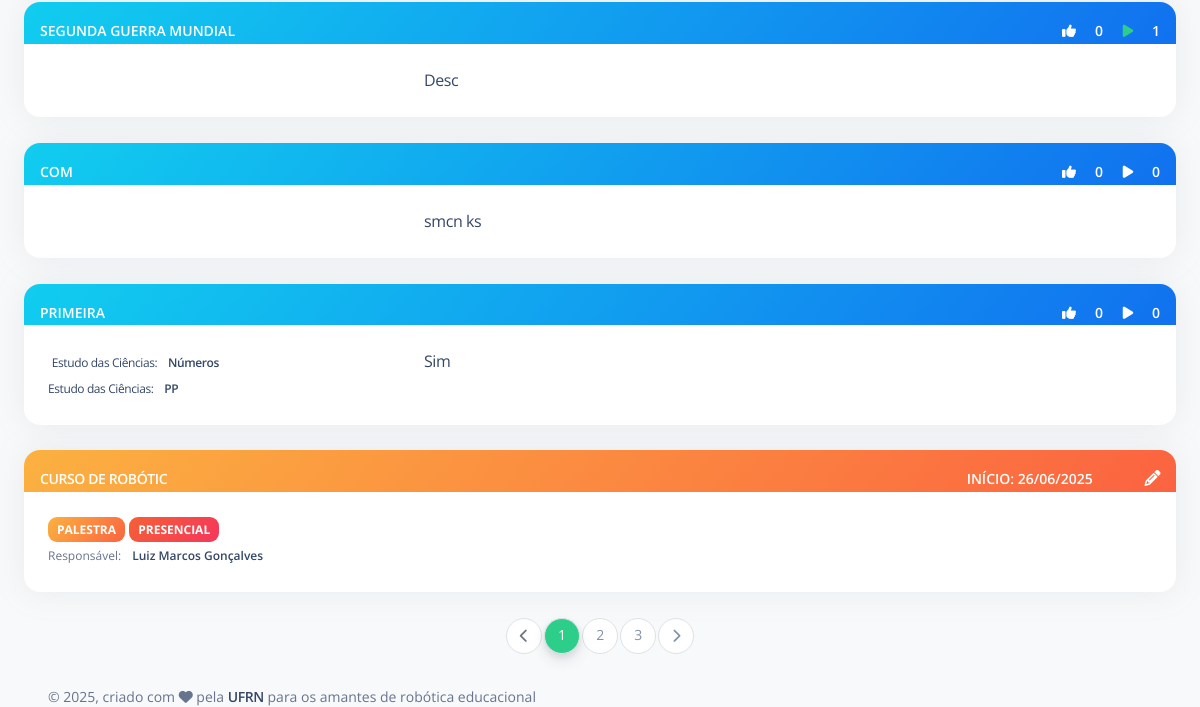
The app's page /buscar/ (signed in, lower part), older data.
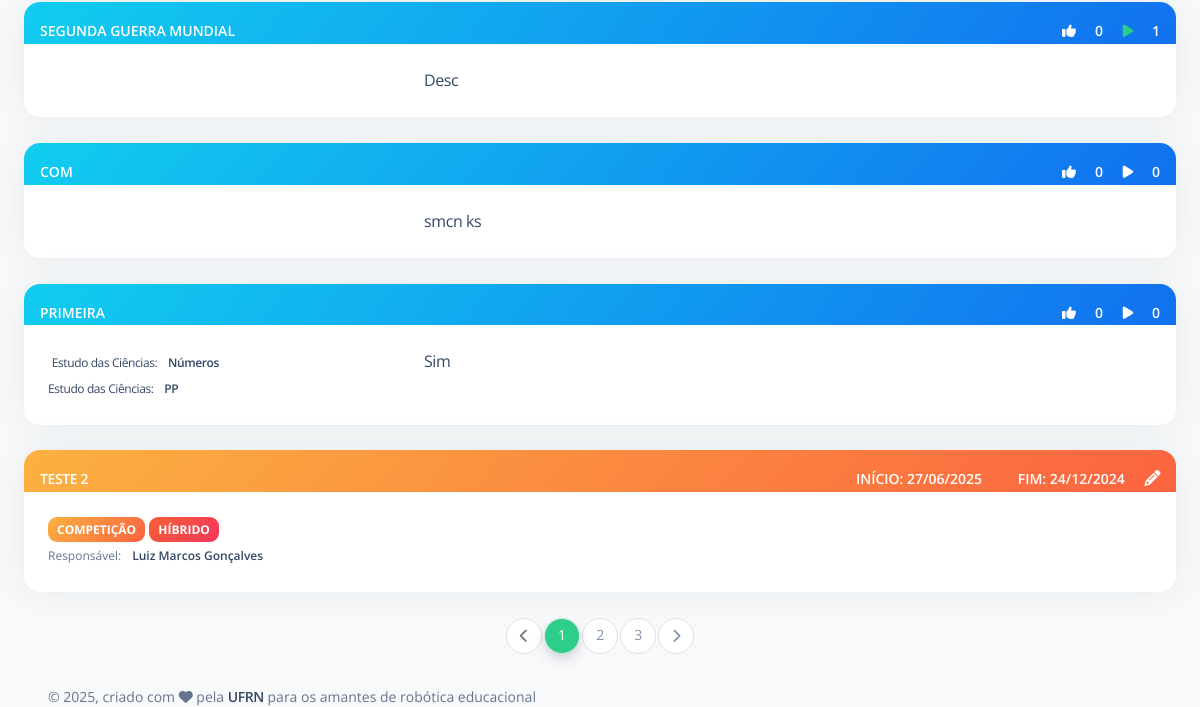
The same page, newer data.
### PlanoAula/models.py (models this page shows, shortened)
class PlanoAula(models.Model):
    criador = models.ForeignKey(Usuario, on_delete=models.RESTRICT,null=True, verbose_name="Responsável", related_name="planos_criados")
    data_criacao = models.DateTimeField(default=timezone.now, verbose_name="Data de criação")
    titulo = models.CharField(max_length=200, verbose_name="Título", blank=False, null=False)
    contextualizacao = models.TextField(verbose_name="Contextualização", blank=False, null=False)
    descricao_atividade = models.TextField(verbose_name="Descrição da atividade", blank=False, null=False)
    avaliacao = models.TextField(verbose_name="Critérios de avaliação", blank=True, null=True)
    conteudos = models.ManyToManyField(Conteudo, related_name="planos_de_aula", verbose_name="Conteúdos")
    robo_equipamento = models.CharField(max_length=200, blank=True, null=True, verbose_name="Equipamento")
    robo_descricao = models.TextField(blank=True, null=True, verbose_name="Descrição do robô")
    robo_link = models.TextField(verbose_name="Links", blank=True, null=True)
    nivel_dificuldade_montagem = models.CharField(max_length=13, choices=NIVEL_DIFICULDADE, blank=True, null=True, verbose_name="Nível de dificuldade da montagem")
    prog_linguagem = models.CharField(max_length=200, blank=True, null=True, verbose_name="Linguagem de programação")
    prog_descricao = models.TextField(blank=True, null=True, verbose_name="Descrição da programação")
    prog_link = models.TextField(verbose_name="Links", blank=True, null=True)
    prog_codigos = models.FileField(upload_to=diretorio_plano_aula, blank=True, null=True, verbose_name="Códigos")
    nivel_dificuldade_programacao = models.CharField(max_length=13, choices=NIVEL_DIFICULDADE, blank=True, null=True, verbose_name="Nível de dificuldade da programação")
    robo_pdf = models.FileField(upload_to=diretorio_plano_aula, blank=True, null=True, verbose_name="Manual de montagem do robô")
    status = models.BooleanField(default=True)
    class Meta:
        ordering = ['titulo']
        verbose_name = "Plano de aula"
        verbose_name_plural = "Planos de aula"

### Disciplina/models.py (models this page shows, shortened)
class Conteudo(models.Model):
    nome = models.CharField(max_length=200, verbose_name="Nome")
    disciplina = models.ForeignKey(Disciplina, on_delete=models.RESTRICT, related_name="conteudos", verbose_name="Disciplina")
    status = models.CharField(max_length=7, choices=STATUS, default='Ativo')
    class Meta:
        ordering = ['disciplina', 'nome']
        verbose_name = "Conteúdo"
        verbose_name_plural = "Conteúdos"
        constraints = [
            models.UniqueConstraint(fields=['nome', 'disciplina'], name='unique_conteudo_por_disciplina')
        ]

class Disciplina(models.Model):
    nome = models.CharField(unique=True, max_length=200, verbose_name="Nome")
    status = models.CharField(max_length=7, choices=STATUS, default='Ativo')
    def __str__(self):
        return self.nome
    class Meta:
        ordering = ['nome']
        verbose_name = "Disciplina"
        verbose_name_plural = "Disciplinas"

### Acoes/models.py (models this page shows, shortened)
class Acoes(models.Model):
    titulo = models.CharField(max_length=500, verbose_name="Título")
    tipo = models.CharField(max_length=10, choices=TIPO, default='Competição')
    formato = models.CharField(max_length=10, choices=FORMATO, default="Híbrido")
    site = models.URLField(null=True, blank = True, verbose_name="Site")
    link_de_acesso = models.URLField(null=True, blank = True, verbose_name="Link de acesso")
    data_inicio = models.DateField(default = date.today, verbose_name = "Data de início")
    data_fim = models.DateField(null=True, blank = True, verbose_name = "Data de fim")
    local = models.CharField(max_length=200, null=True, blank=True, verbose_name="Local")
    descricao = models.TextField(null=True, blank=True,verbose_name="Descrição")
    responsavel = models.ForeignKey(Usuario, on_delete=models.RESTRICT,verbose_name="Responsável",related_name='acoes_cadastradas')
    status = models.BooleanField(default=True, verbose_name = "Está em execução")
    deletada = models.BooleanField(default=False, verbose_name = "Deletado")
    class Meta:
        ordering = ['-data_inicio', '-data_fim', 'titulo']
        verbose_name = "Ação"
        verbose_name_plural = "Ações"

### rap/views.py (the view)
# urls.py: path('buscar/', views.buscar, name='buscar'),
def buscar(request):
    termo = request.GET.get('q', '')
    planos = PlanoAula.objects.filter(
        Q(titulo__icontains=termo) |
        Q(conteudos__nome__icontains=termo) |
        Q(conteudos__disciplina__nome__icontains=termo)
    ).distinct()
    acoes = Acoes.objects.filter(
        Q(titulo__icontains=termo) |
        Q(local__icontains=termo)
    ).distinct()
    usuarios = Usuario.objects.filter(
        Q(first_name__icontains=termo) |
        Q(last_name__icontains=termo)
    ).distinct()
    resultados = []
    for p in planos:
        resultados.append({'tipo': 'plano', 'obj': p})
    for a in acoes:
        resultados.append({'tipo': 'acao', 'obj': a})
    for u in usuarios:
        resultados.append({'tipo': 'usuario', 'obj': u})
    paginator = Paginator(resultados, 10)
    page_number = request.GET.get('page')
    page_obj = paginator.get_page(page_number)
    context = {
        'page_obj': page_obj,
        'termo': termo
    }
    return render(request, 'base/busca.html', context)

### templates/Base/busca.html (shortened to what this page needs)
{% extends 'Base/base.html' %}
{% load static %}
{% load pagination_tags %}
{% load attribute_tags %}
{% load widget_tweaks %}
{% load bootstrap5 %}
{% load string_tags %}
{% load crispy_forms_tags %}
{% block conteudo %}
<br>
<div id="resultado_busca">
    {% for item in page_obj %}
        {% if item.tipo == 'plano' %}
            <div class="card" id="card_plano_aula_{{item.obj.id}}">
                <div class="card-header bg-gradient-info pb-0 p-3">
                    <span class="text-sm mb-0 text-uppercase text-white font-weight-bold">{{item.obj.titulo}}</span>
                    <div class="float-end">
                        <span class="text-sm mb-0 text-uppercase text-white font-weight-bold">
                            {% if item.obj.likes.all|encontrar_usuario_lista:user.id %}
                                <a onclick="marcar_favorito({{item.obj.id}}, {{user.id}}, '{{tipo}}')">
                                    <i class="fas fa-thumbs-up px-3" id="icon_thumbs_up_{{item.obj.id}}"
                                    style="color: var(--bs-success);"></i>
                                </a>
                            {% else %}
                                <a onclick="marcar_favorito({{item.obj.id}}, {{user.id}}, '{{tipo}}')">
                                    <i class="fas fa-thumbs-up px-3" id="icon_thumbs_up_{{item.obj.id}}"
                                    style="color: white;"></i>
                                </a>
                            {% endif %}
                            <span class="text-sm mb-0 text-uppercase text-white font-weight-bold" id="contador_thumbs_up_{{item.obj.id}}">{{ item.obj.likes.count }}</span>
                        </span>
                        <span class="text-sm mb-0 text-uppercase text-white font-weight-bold">
                            {% if item.obj.execucoes.all|encontrar_usuario_lista:user.id %}
                                <a onclick="marcar_executado({{item.obj.id}}, {{user.id}}, '{{tipo}}')">
                                    <i class="fas fa-play px-3" id="icon_play_{{item.obj.id}}"
                                    style="color: var(--bs-success);"></i>
                                </a>
                            {% else %}
                                <a onclick="marcar_executado({{item.obj.id}}, {{user.id}}, '{{tipo}}')">
                                    <i class="fas fa-play px-3" id="icon_play_{{item.obj.id}}"
                                    style="color: white;"></i>
                                </a>
                            {% endif %}
                            <span class="text-sm mb-0 text-uppercase text-white font-weight-bold" id="contador_play_{{item.obj.id}}">{{ item.obj.execucoes.count }}</span>
                        </span>
                    </div>
                </div>
                <a href="{% url 'plano_aula:detalhes' pk=item.obj.pk %}">
                    <div class="card-body row">
                        <div class="col-4">
                            {% for conteudo in item.obj.conteudos.all %}
                                <span class="mb-2 text-xs">{{conteudo.disciplina}}:
                                    <span class="text-dark font-weight-bold ms-sm-2">{{conteudo.nome}}</span>
                                </span>
                                <br>
                            {% endfor %}
                        </div>
                        <div class="col-8">
                            <div class="overflow-auto">
                                {% if item.obj.descricao_atividade|length > 600 %}
                                    {{ item.obj.descricao_atividade|slice:":600" }}...
                                {% else %}
                                    {{ item.obj.descricao_atividade }}
                                {% endif %}
                            </div>
                        </div>
                    </div>
                </a>
            </div>
            <br>
        {% elif item.tipo == 'acao' %}
            <div class="card">
                {% if item.obj.data_fim is not None and todays_date > item.obj.data_fim|date:"Y-m-d" or item.obj.status is False %}
                    <div id="card_header_informacoes" class="card-header bg-gradient-secondary pb-0 p-3">
                {% else %}
                    <div id="card_header_informacoes" class="card-header bg-gradient-warning pb-0 p-3">
                {% endif %}
                    <span class="text-sm mb-0 text-uppercase text-white font-weight-bold">
                        <a href="{% url 'acoes:detalhes' pk=item.obj.pk %}" class="text-white">
                            {{item.obj.titulo}}
                        </a>
                    </span>
                    <div class="float-end">
                        <span class="text-sm mb-0 text-uppercase text-white font-weight-bold px-3">
                            Início: {{ item.obj.data_inicio|date:"d/m/Y" }}
                        </span>
                        <span class="text-sm mb-0 text-uppercase text-white font-weight-bold px-3">
                            {% if item.obj.data_fim is not None %}
                                Fim: {{ item.obj.data_fim|date:"d/m/Y" }}
                            {% endif %}
                        </span>
                        {% if item.obj.responsavel.username == user.username %}
                            <a href="{% url 'acoes:editar' pk=item.obj.pk %}" class="text-white">
                                <i class="fa fa-pencil"></i>
                            </a>
                        {% endif %}
                    </div>
                </div>
                <div class=card-body>
                    <span class="badge bg-gradient-warning">{{item.obj.tipo}}</span>
                    <span class="badge bg-gradient-danger">{{item.obj.formato}}</span>
                    <div class="row">
                        <div class="col-4">
                            <span class="mb-2 text-xs">Responsável:
                                <span class="text-dark font-weight-bold ms-sm-2">
                                    {% if item.obj.responsavel is not None %}
                                        {{ item.obj.responsavel }}
                                    {% endif %}
                                </span>
                            </span>
                        </div>
                        <div class="col-8">
                        </div>
                    </div>
                </div>
            </div>
            <br>
        {% endif %}
    {% empty %}
        <div class="card">
            <div class="card-body">
                <p>Não foram encontrados resultados com esses parâmetros.</p>
            </div>
        </div>
    {% endfor %}
</div>
{% if page_obj.paginator.num_pages > 1 %}
    <nav class="justify-content-center d-flex">
        <ul class="pagination">
            {% if page_obj.has_previous %}
                <li class="page-item">
                    <a class="page-link" href="?{% url_replace request 'page' page_obj.previous_page_number %}">
                        <i class="fas fa-chevron-left"></i>
                    </a>
                </li>
            {% else %}
                <li class="page-item disabled">
                    <a class="page-link"><i class="fas fa-chevron-left"></i></a>
                </li>
            {% endif %}
            {% for i in page_obj.paginator.page_range %}
                {% if page_obj.number == i %}
                    <li class="page-item active">
                        <span class="page-link">{{ i }}</span>
                    </li>
                {% elif i > page_obj.number|add:'-3' and i < page_obj.number|add:'3' %}
                    <li class="page-item">
                        <a class="page-link" href="?{% url_replace request 'page' i %}">{{ i }}</a>
                    </li>
                {% endif %}
            {% endfor %}
            {% if page_obj.has_next %}
                <li class="page-item">
                    <a class="page-link" href="?{% url_replace request 'page' page_obj.next_page_number %}">
                        <i class="fas fa-chevron-right"></i>
                    </a>
                </li>
            {% else %}
                <li class="page-item disabled">
                    <a class="page-link"><i class="fas fa-chevron-right"></i></a>
                </li>
            {% endif %}
        </ul>
    </nav>
{% endif %}
{% endblock %}

### templates/Base/base.html (shortened to what this page needs)
<!DOCTYPE html>
<html lang="pt-br">
  {% load static %}
<head>
    {% include "Base/cabecalho.html" %}
</head>
<body class="g-sidenav-show bg-gray-100">
  <main class="main-content position-relative border-radius-lg ">
    <div class="container-fluid">
        {% block conteudo %}
        {% endblock %}
        {% include "Base/rodape.html" %}
    </div>
  </main>
  {% include "Base/scripts.html" %}
</body>
</html>

### templates/Base/cabecalho.html (shortened to what this page needs)
{% load static %}
<link href="{% static 'assets/css/nucleo-icons.css' %}" rel="stylesheet" />
<link href="{% static 'assets/css/nucleo-svg.css' %}" rel="stylesheet" />
<link href="{% static 'assets/css/nucleo-svg.css' %}" rel="stylesheet" />
<link id="pagestyle" href="{% static 'assets/css/argon-dashboard.css' %}" rel="stylesheet" />

### templates/Base/navbar-horizontal.html (shortened to what this page needs)
{% load static %}
{% load info_usuario %}

### templates/Base/rodape.html (shortened to what this page needs)
<footer class="footer pt-3  ">
    <div class="container-fluid">
      <div class="row align-items-center justify-content-lg-between">
        <div class="col-lg-6 mb-lg-0 mb-4">
          <div class="copyright text-center text-sm text-muted text-lg-start">
            © ,
            criado com <i class="fa fa-heart"></i> pela
            <a href="https://www.ufrn.br" class="font-weight-bold" target="_blank">UFRN</a>
            para os amantes de robótica educacional
          </div>
        </div>
      </div>
    </div>
  </footer>

### templates/Base/scripts.html (shortened to what this page needs)
{% load static %}
<link rel="stylesheet" type="text/css" href="http://cdn.datatables.net/1.11.5/css/jquery.dataTables.min.css">

Row changes from the older to the newer data that the page shows:
no longer on this page (row unchanged): Acoes: obj.titulo "CURSO DE ROBÓTIC", obj.data_inicio "26/06/2025", obj.tipo "PALESTRA", obj.formato "PRESENCIAL", obj.responsavel "Luiz Marcos Gonçalves"
added Acoes: obj.titulo "TESTE 2", obj.data_inicio "27/06/2025", obj.data_fim "24/12/2024", obj.tipo "COMPETIÇÃO", obj.formato "HÍBRIDO", obj.responsavel "Luiz Marcos Gonçalves"
